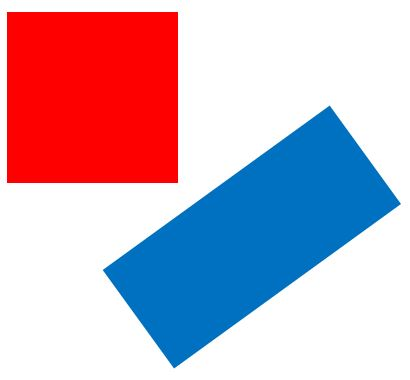
#> input picture 1-box/body/rectangles.jpg, 410 x 380 px
$ jupyter execute hough_rectangle.ipynb
#> lines starting #> are read from the running program, lines starting #| are printed output that depends on the picture; after the words box and inside, x2 and y2 are one past the last pixel; in counts of white or black regions, pixels touching at a corner belong together
# RECTANGLE DETECTOR WITH HOUGH

https://stackoverflow.com/questions/44825180/rectangle-document-detection-using-hough-transform-opencv-android

https://stackoverflow.com/questions/1194352/proportions-of-a-perspective-deformed-rectangle

https://github.com/bsdnoobz/opencv-code/blob/master/quad-segmentation.cpp

https://www.imagemagick.org/discourse-server/viewtopic.php?f=1&t=14491&start=9

https://stackoverflow.com/questions/10260519/hough-transformation-vs-contour-detection-for-rectangle-recognition-with-perspec

http://users.cecs.anu.edu.au/~nmb/papers/06-PRD.pdf

edges,contours->perspective transform->rectangle detection

M = cv2.getPerspectiveTransform(approx, pts2)

  dst = cv2.warpPerspective(canvas, M, (2480, 3508))

https://www.pyimagesearch.com/2014/09/01/build-kick-ass-mobile-document-scanner-just-5-minutes/

http://www.inf.ufrgs.br/~crjung/software.html#hough_rectangle

[cell 1]
import cv2
import numpy as np
from matplotlib import pyplot as plt


img = cv2.imread('body/rectangles.jpg')
#> img is the input picture: shape (380, 410, 3); mean B, G, R 193.3, 175.9, 198.6
gray = cv2.cvtColor(img,cv2.COLOR_BGR2GRAY)
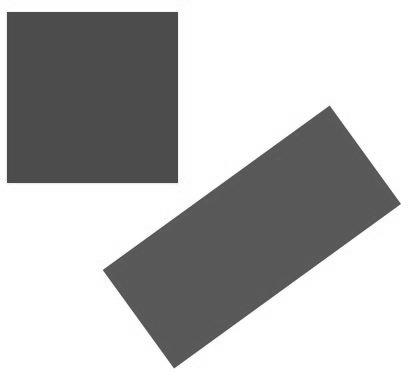
#> gray: shape (380, 410); min 61, max 255, mean 184.6
edges = cv2.Canny(gray,50,150,apertureSize = 3)
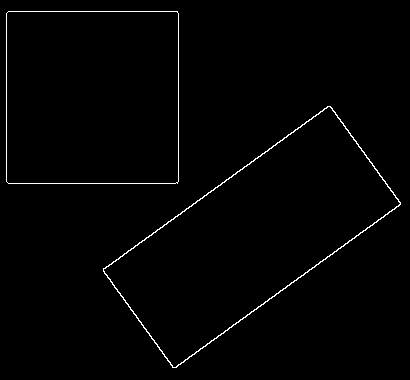
#> edges: shape (380, 410); 1.2% white in thin lines or dots
minLineLength = 1000
maxLineGap = 1
lines = cv2.HoughLinesP(edges,1,np.pi/180,100,minLineLength,maxLineGap)
#> lines = [[235, 324, 400, 204], [163, 225, 164, 224], [126, 252, 131, 248], [130, 250, 328, 106], [8, 183, 175, 183], [178, 181, 178, 13], [8, 11, 177, 11], [6, 181, 6, 13], [110, 281, 173, 367]]
for x1,y1,x2,y2 in lines[0]:
    cv2.line(img,(x1,y1),(x2,y2),(0,255,0),2)
#> this loop made 1 pass
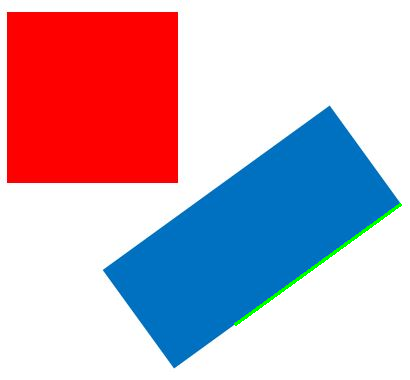
#> img: shape (380, 410, 3); 0.44% of pixels changed, all inside (x1, y1, x2, y2) = (234, 203, 402, 326)

plt.imshow(img)
plt.show()

[cell 2]
import cv2
import numpy as np
from matplotlib import pyplot as plt

img = cv2.imread('body/rectangles.jpg')
gray = cv2.cvtColor(img,cv2.COLOR_BGR2GRAY)
edges = cv2.Canny(gray,50,150,apertureSize = 3)

lines = cv2.HoughLines(edges,1,np.pi/180,200)
#> lines = [[400, 0.942], [278, 0.942]]
for rho,theta in lines[0]:
    a = np.cos(theta)
    b = np.sin(theta)
    x0 = a*rho
    y0 = b*rho
    x1 = int(x0 + 1000*(-b))
    y1 = int(y0 + 1000*(a))
    x2 = int(x0 - 1000*(-b))
    y2 = int(y0 - 1000*(a))

    cv2.line(img,(x1,y1),(x2,y2),(0,0,255),2)
#> this loop made 1 pass
#> (rho, theta, a, b, x0, y0, x1, y1) on pass 1: (400, 0.942, 0.588, 0.809, 235.1, 323.6, -573, 911)
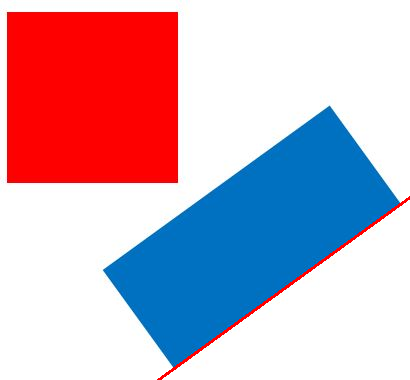
#> img: shape (380, 410, 3); 0.58% of pixels changed, all inside (x1, y1, x2, y2) = (157, 196, 410, 380)

plt.imshow(img)
plt.show()

$ run again, with 1-box/body/box-perspective.jpg copied over 1-box/body/rectangles.jpg
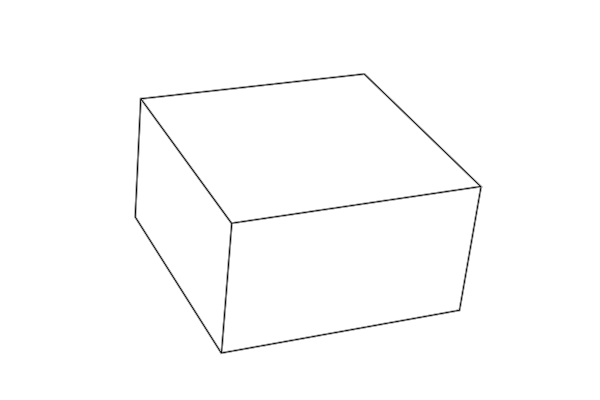
#> input picture 1-box/body/box-perspective.jpg, 600 x 400 px
#> img is the input picture: shape (400, 600, 3); min 0, max 255, mean 252.8
#> `edges = cv2.Canny(gray,50,150,apertureSize = 3)`:
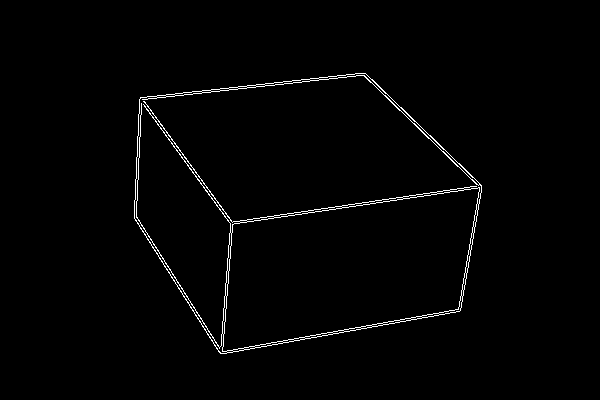
#> edges: shape (400, 600); 1.3% white in thin lines or dots, all inside (x1, y1, x2, y2) = (134, 73, 482, 354)
#> `lines = cv2.HoughLinesP(edges,1,np.pi/180,100,minLineLength,maxLineGap)`: lines = 53 rows, first 6: [444, 311, 447, 311], [430, 314, 432, 314], [283, 340, 286, 340], [233, 349, 259, 345], [411, 319, 413, 319], [406, 320, 409, 320]
#> the loop `for x1,y1,x2,y2 in lines[0]:` made 1 pass
#> `lines = cv2.HoughLines(edges,1,np.pi/180,200)`: lines = None

$ run again, with 1-box/body/box2.jpg copied over 1-box/body/rectangles.jpg
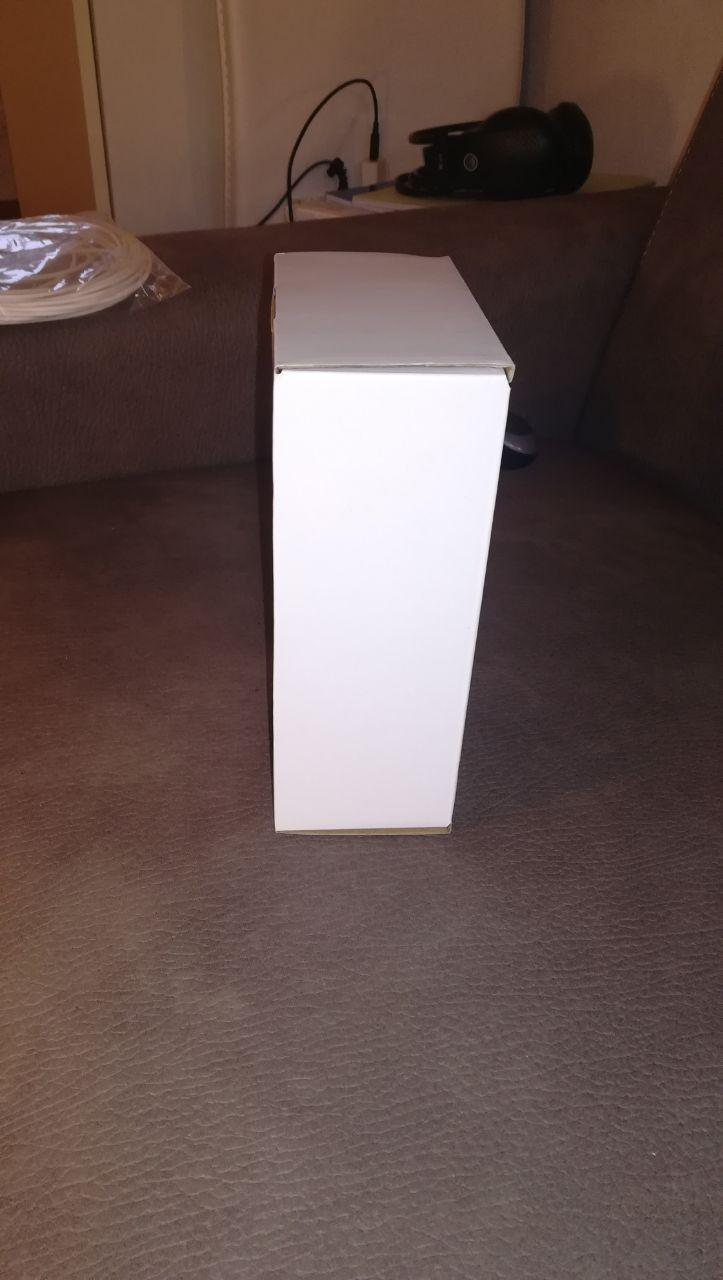
#> input picture 1-box/body/box2.jpg, 723 x 1280 px
#> img is the input picture: shape (1280, 723, 3); mean B, G, R 79, 82.5, 101.3
#> `edges = cv2.Canny(gray,50,150,apertureSize = 3)`:
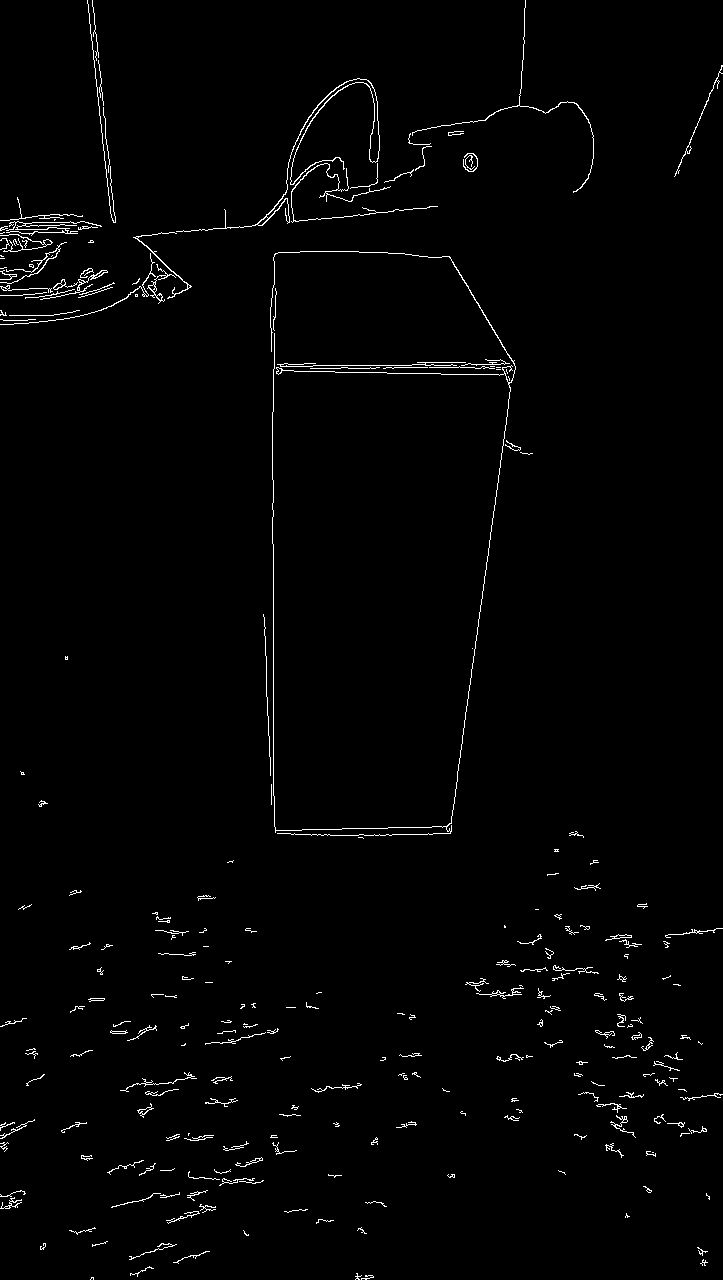
#> edges: shape (1280, 723); 1.4% white in thin lines or dots
#> `lines = cv2.HoughLinesP(edges,1,np.pi/180,100,minLineLength,maxLineGap)`: lines = 66 rows, first 6: [449, 830, 449, 828], [452, 813, 452, 810], [501, 459, 501, 454], [473, 662, 473, 658], [489, 546, 494, 505], [273, 795, 273, 544]
#> the loop `for x1,y1,x2,y2 in lines[0]:` made 1 pass
#> `lines = cv2.HoughLines(edges,1,np.pi/180,200)`: lines = [[273, 0], [560, 0.14]]
#> the loop `for rho,theta in lines[0]:` made 1 pass
#> (rho, theta, a, b, x0, y0, x1, y1) on pass 1: (273, 0, 1, 0, 273, 0, 273, 1000)
#> after the loop `for rho,theta in lines[0]:`:
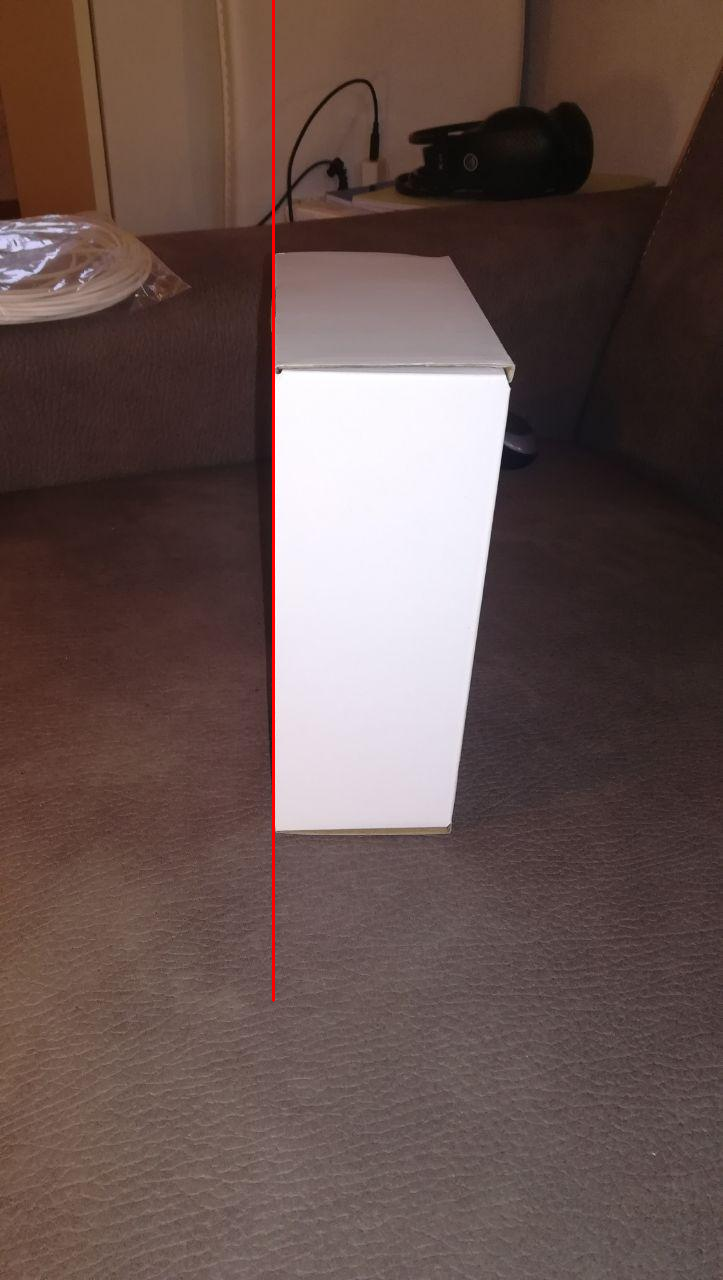
#> img: shape (1280, 723, 3); 0.32% of pixels changed, all inside (x1, y1, x2, y2) = (272, 0, 275, 1002)
